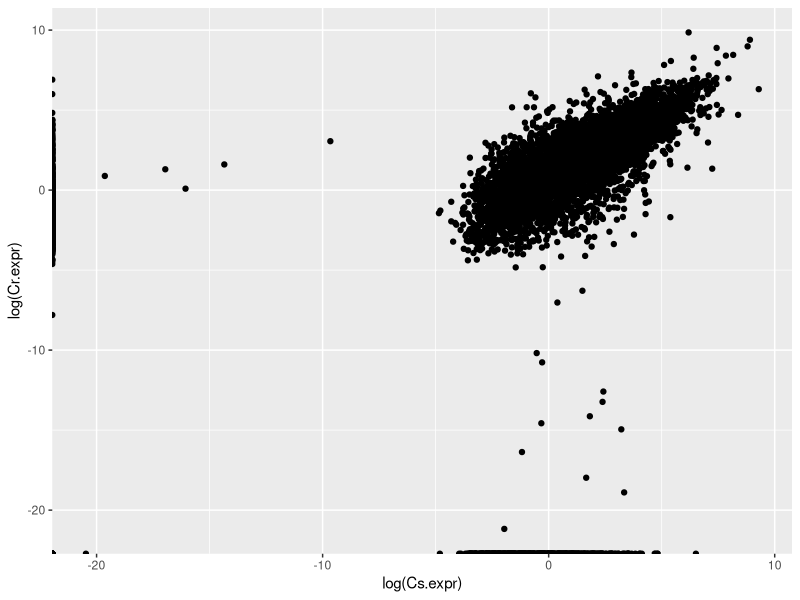
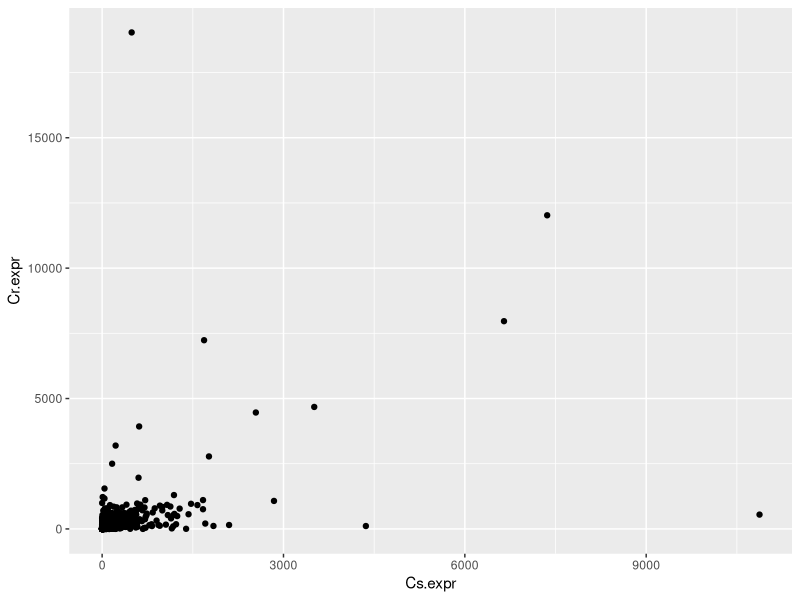

R code for these plots, in order:
library(ggplot2)
library(dplyr)
library(tidyverse)

orthtable <- read_delim("Citrus_Orthologs_v20200817.tsv",delim="\t",
                        col_names = c("OrthoGroup","Cs", "Cr", "Cs.expr","Cr.expr"))
pdf("ggplots.pdf")
ggplot(orthtable, aes(x=log(Cs.expr), y=log(Cr.expr))) + geom_point()
ggplot(orthtable, aes(x=Cs.expr, y=Cr.expr)) + geom_point()
cor(orthtable$Cs.expr,orthtable$Cr.expr)
dev.off()
